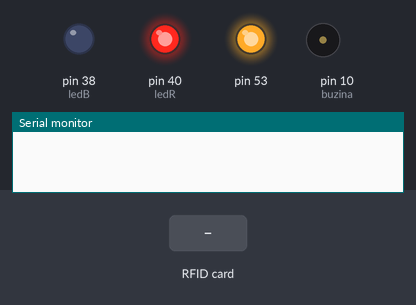
A sketch run on a simulated Arduino Mega 2560, built with avr-gcc and run on an emulated ATmega2560. Parts: output pins drawn as LEDs (lit = HIGH), buzzer (waves = sounding), the last lines printed to the serial monitor. Inputs (shaded band) come from the test bench.

Above: at 1.2 s.
1.3 s: RFID card 5E 7A 19 C4 held to the reader
At 1.7 s:
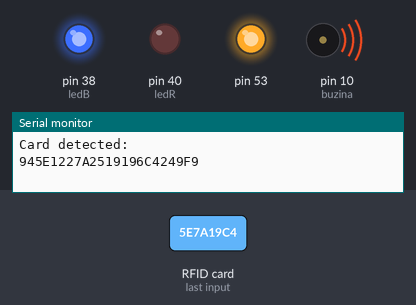
At 2.31 s:
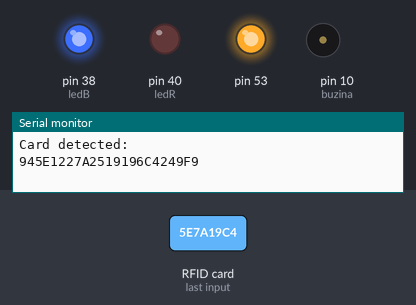
Timing chart, 0 to 4.3 s (numbered marks = the images above; inputs shaded):
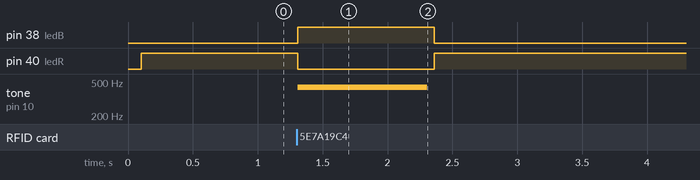

Measured:
- after the input at 1.3 s, pin 38 (ledB): LOW → HIGH at once, → LOW 1.1 s later; pin 40 (ledR): HIGH → LOW at once, → HIGH 1.1 s later; tone on pin 10 (buzina): silent → 432 Hz at once, → silent 1.0 s later

The sketch:

teste_rfid.ino
```cpp
/*
PINOUT:
RC522 MODULE                Uno/Nano     MEGA
SDA  (Serial Data)           D10          D9
SCK                          D13          D52
MOSI                         D11          D51
MISO                         D12          D50
IRQ                          N/A          N/A
GND                          GND          GND
RST                          D9           D8
3.3V                         3.3V         3.3V
*/

#include <RFID.h>
#include <SPI.h>

#define SDA 9 // define o pino serial data
#define RST 8 // define o pino de reset
#define buzina 10
#define ledR 40
#define ledB 38

RFID RC522(SDA,RST); // instancia bilbioteca rfid
void setup() {
  // put your setup code here, to run once:
   Serial.begin(9600);
   SPI.begin();
   RC522.init(); // inicializa leitor rfid
   pinMode(ledR,OUTPUT);
   pinMode(ledB,OUTPUT);
}

void loop() {
  // put your main code here, to run repeatedly:

  /* verifica se detectou cartao */
  if (RC522.isCard())
  {
    /* Se sim, pegar o numero serial do cartao */
    RC522.readCardSerial();
    Serial.println("Card detected:");

    for(int i=0;i<5;i++)
    {
    Serial.print(RC522.serNum[i],DEC);
    Serial.print(RC522.serNum[i],HEX); //to print card detail in Hexa Decimal format
    tone(buzina,432,1000);
    digitalWrite(ledR,LOW);
    digitalWrite(ledB,HIGH);
    }
    Serial.println();
    Serial.println();
    delay(1000);
  }
  else if(!RC522.isCard()){
    digitalWrite(ledR,HIGH);
    digitalWrite(ledB,LOW);
  }
  }
```
